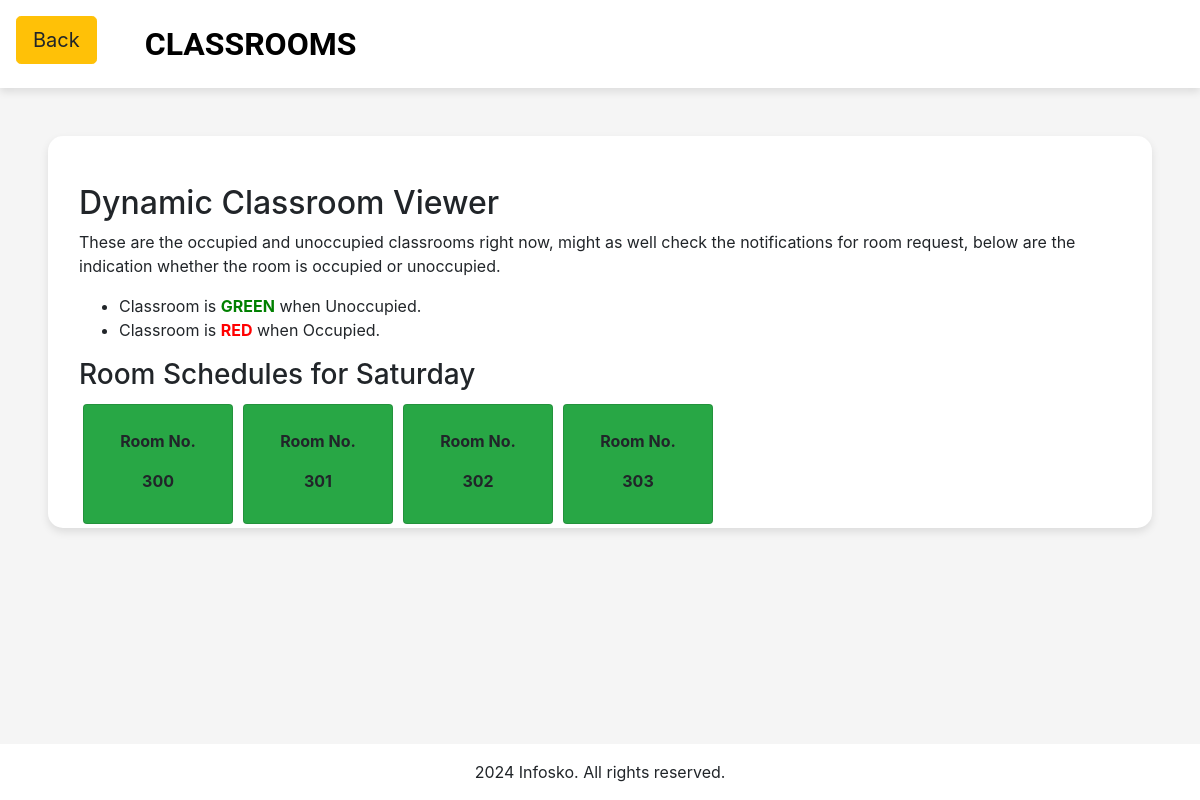
Page /classroom/ on the committed database.
### main/models.py (models this page shows)
class Room(models.Model):
    number = models.CharField(max_length=10)
    isOccupied = models.BooleanField(default=False)

### main/views.py (the view)
# urls.py: path('classroom/', classroom, name='classroom'),
def classroom(request):
    rooms = Room.objects.all()
    current_day = timezone.localtime().strftime('%A')
    schedules = RoomSchedule.objects.filter(day_of_week=current_day)
    return render(request, 'main/classroom.html', {'rooms': rooms, 'current_day': current_day, 'schedules': schedules})

### main/templates/main/classroom.html (shortened to what this page needs)
{% extends "main/index.html" %}
{% load static %}
{% block content %}
<nav class="navbar navbar-expand-lg navbar-custom justify-content">
    <div class="back-button mb-3 mt-2">
        <a href="{% url 'index' %}" class="btn btn-warning btn-lg">Back</a>
    </div>
    <a class="navbar-brand text-center ml-5">CLASSROOMS</a>
</nav>
<div class="container-custom mt-5 ml-5 mr-5 pl-3">
    <div class="container-lg d-flex justify-content mt-5 ml-0">
        <div class="column mr-lg-5">
            <h2>Dynamic Classroom Viewer</h2>
            <p class="text-start">These are the occupied and unoccupied classrooms right now, might as well check the notifications for room request, below are the indication whether the room is occupied or unoccupied.</p>
            <ul>
                <li>Classroom is <span style="color: green; font-weight: 700;">GREEN</span> when Unoccupied.</li>
                <li>Classroom is <span style="color: red; font-weight: 700;">RED</span> when Occupied.</li>
            </ul>
            <h3>Room Schedules for {{ current_day }}</h3>
            <div class="d-flex p-1" id="roomContainer" style="gap: 10px">
                {% for classroom in rooms %}
                <div id="room-{{ classroom.id }}" class="p-4 card rooms text-center font-weight-bold {% if classroom.isOccupied %}bg-danger{% else %}bg-success{% endif %}" style="width: 150px; height: 120px;" data-toggle="modal" data-target="#roomModal" data-id="{{ classroom.id }}">
                    <p>Room No.</p>
                    <p class="room-number">{{ classroom.number }}</p>
                </div>
                {% endfor %}
            </div>
        </div>
    </div>
</div>
{% endblock %}

### static/css/infosko.css (style rules this page uses)
.navbar-custom { background-color: white; box-shadow: 0 4px 8px rgba(0, 0, 0, 0.1); }
.navbar-custom .navbar-brand { font-family: "Roboto", sans-serif; font-size: 25px; color: black; font-size: xx-large; font-weight: bolder; }
.container-custom { background-color: white; box-shadow: 0 4px 8px rgba(0, 0, 0, 0.1); border-radius: 15px; display: flex; flex-direction: column; }

### rows in the picture
Room: number "300"
Room: number "301"
Room: number "302"
Room: number "303"

### other values in the picture
{{ current_day }} "Saturday"
